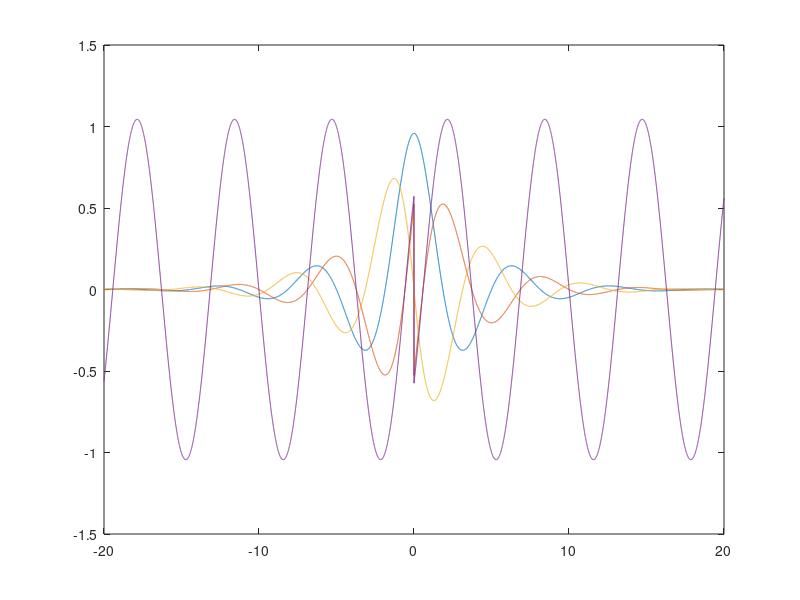
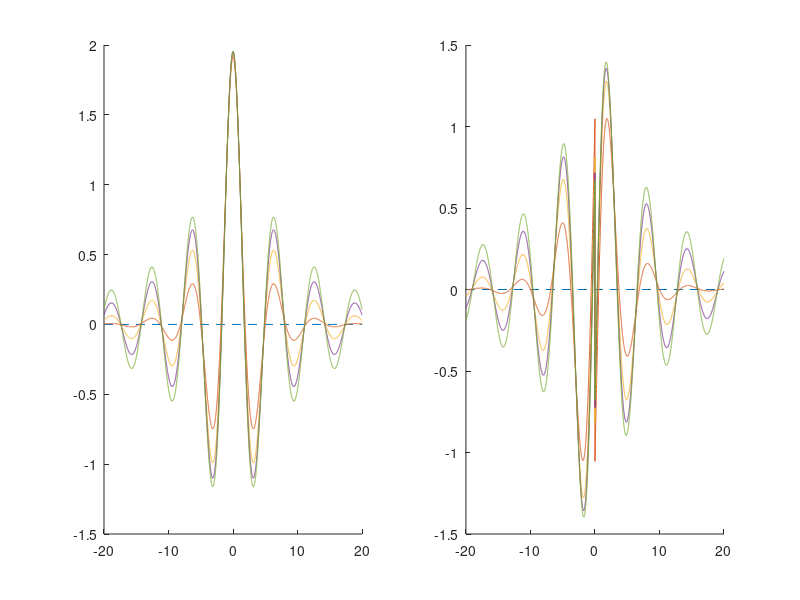

Write MATLAB code to recreate these figures, in order.

function []=FindBasisCoef()
    
    f= @(x,w,c) cos(w*abs(x)+atan(-c/w)).*exp(-c*abs(x));
    f_p= @(x,w,c,p) cos(w*abs(x)+p).*exp(-c*abs(x));
    df= @(x,w,c) (c*cos(w*abs(x)+atan(-c/w))+w*sin(w*abs(x)+atan(-c/w))).*exp(-c*abs(x));
    
    x=linspace(-20,20,10001);
    
    d=2;
    w=1;
    c=0.3;
    figure;
    plot(x,f(x,w,c),x,F_abs(x,w,c),x,df_abs(x,w,c),x,F_nodecay(x,w,c))
    figure
    
    subplot(1,2,1)
    hold on
    plot([-20 20],[0 0],'--')
    subplot(1,2,2)
    hold on
    plot([-20 20],[0 0],'--')
    for ii=1:4
        subplot(1,2,1)
        plot(x,f(x,w,c)+f(x,w,c/ii))
        subplot(1,2,2)
        plot(x,F_abs(x,w,c)+F_abs(x,w,c/ii))
    end
    
    
    %     wvec=linspace(0,2*pi,
    
end

function Y=F_abs(x,w,c)
    F= @(x,w,c) (w*sin(w*x+atan(-c/w))-c*cos(w*x+atan(-c/w))).*exp(-c*x)/(c^2+w^2);
    Fneg=@(x,w,c) -(w*sin(w*-x+atan(-c/w))-c*cos(w*-x+atan(-c/w))).*exp(c*x)/(c^2+w^2);
    
    isNeg=x<0;
    x_abs=abs(x);
    
    %Y=isNeg.*Fneg(x,w,c)+(~isNeg).*(F(x,w,c)+Fneg(0,w,c)-F(0,w,c));
    Y=isNeg.*Fneg(x,w,c)+(~isNeg).*(F(x,w,c));
    (Fneg(0,w,c)-F(0,w,c))
    
end

function Y=F_nodecay(x,w,c)
    F= @(x,w,c) (w*sin(w*x+atan(-c/w))-c*cos(w*x+atan(-c/w)));
    Fneg=@(x,w,c) -(w*sin(w*-x+atan(-c/w))-c*cos(w*-x+atan(-c/w)));
    
    isNeg=x<0;
    x_abs=abs(x);
    
    Y=isNeg.*Fneg(x,w,c)+(~isNeg).*(F(x,w,c));
    
end

function Y=df_abs(x,w,c)
    
    df= @(x,w,c) -(c*cos(w*(x)+atan(-c/w))+w*sin(w*(x)+atan(-c/w))).*exp(-c*(x));
    dfNeg= @(x,w,c) (c*cos(-w*(x)+atan(-c/w))+w*sin(-w*(x)+atan(-c/w))).*exp(c*(x));
    
    isNeg=x<0;
    
    
    Y=isNeg.*dfNeg(x,w,c)+(~isNeg).*(df(x,w,c));
end
